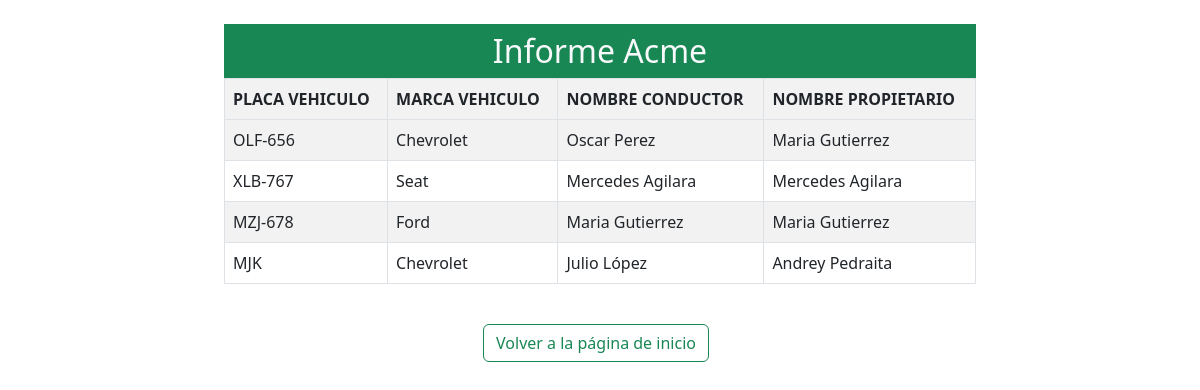
Page /view/informe/index.php on the committed database.
### tables this page shows
CREATE TABLE `vehiculo` (
  `vehi_id` int(11) NOT NULL AUTO_INCREMENT,
  `placa` varchar(20) NOT NULL,
  `color` varchar(30) NOT NULL,
  `marca` varchar(30) NOT NULL,
  `tive_id` int(11) NOT NULL,
  `pers_id_propietario` int(11) NOT NULL,
  `pers_id_conductor` int(11) NOT NULL,
  PRIMARY KEY (`vehi_id`),
  UNIQUE KEY `placa_UNIQUE` (`placa`),
  KEY `fk_vehiculo_tipo_vehiculo_idx` (`tive_id`),
  KEY `fk_vehiculo_persona_propietario_idx` (`pers_id_propietario`),
  KEY `fk_vehiculo_prsona_conductor_idx` (`pers_id_conductor`),
  CONSTRAINT `fk_vehiculo_persona_propietario` FOREIGN KEY (`pers_id_propietario`) REFERENCES `persona` (`pers_id`) ON DELETE NO ACTION ON UPDATE NO ACTION,
  CONSTRAINT `fk_vehiculo_prsona_conductor` FOREIGN KEY (`pers_id_conductor`) REFERENCES `persona` (`pers_id`) ON DELETE NO ACTION ON UPDATE NO ACTION,
  CONSTRAINT `fk_vehiculo_tipo_vehiculo` FOREIGN KEY (`tive_id`) REFERENCES `tipo_vehiculo` (`tive_id`) ON DELETE NO ACTION ON UPDATE NO ACTION
);

### view/informe/index.php (the view, shortened to what this page needs)
<?php
    include_once "../../model/conexion.php";
    $sentencia = $bd->query("SELECT placa, color, marca,
    CONCAT(conductor.primer_nombre, ' ', conductor.apellidos) as conductor,
    CONCAT(propietario.primer_nombre, ' ', propietario.apellidos) as propietario
    FROM vehiculo as vehi
    inner join persona as conductor on conductor.pers_id = vehi.pers_id_conductor
    inner join persona as propietario on propietario.pers_id = vehi.pers_id_propietario");
    $lista_informe = $sentencia->fetchAll(PDO::FETCH_OBJ);
?>
<!DOCTYPE html>
<html lang="en">
<head>
    <link href="https://cdn.jsdelivr.net/npm/bootstrap@5.2.0-beta1/dist/css/bootstrap.min.css" rel="stylesheet">
    <link rel="stylesheet" href="https://cdnjs.cloudflare.com/ajax/libs/font-awesome/6.1.1/css/all.min.css" />
</head>
<body>
    <div class="col-md-8 container p-4">
        <div class="row">
            <div class="col">
                <table class="table  table-bordered table-striped caption-top">
                    <thead class="table-dark">
                        <caption class="text-center bg-success text-light h2 m-0">Informe Acme</caption>
                        <tr>
                            <th scope="col">PLACA VEHICULO</th>
                            <th scope="col">MARCA VEHICULO</th>
                            <th scope="col">NOMBRE CONDUCTOR</th>
                            <th scope="col">NOMBRE PROPIETARIO</th>
                        </tr>
                    </thead>
                    <tbody>
                        <?php
                            foreach ($lista_informe as $info) {
                        ?>
                            <tr>
                            <td><?php echo $info->placa; ?></td>
                            <td><?php echo $info->marca; ?></td>
                            <td><?php echo $info->conductor; ?></td>
                            <td><?php echo $info->propietario; ?></td>
                            </tr>
                        <?php } ?>
                    </tbody>
                </table>
            </div>
        </div>
        <div class="row p-4">
            <div class="col-md-12 text-light text-center">
                <a href="../../index.html"><button class="btn btn-outline-success me-2" type="button">Volver a la página de inicio</button></a>
            </div>
        </div>
    </div>
</body>
</html>

### rows in the picture
vehiculo: placa "OLF-656", marca "Chevrolet", conductor "Oscar Perez", propietario "Maria Gutierrez"
vehiculo: placa "XLB-767", marca "Seat", conductor "Mercedes Agilara", propietario "Mercedes Agilara"
vehiculo: placa "MZJ-678", marca "Ford", conductor "Maria Gutierrez", propietario "Maria Gutierrez"
vehiculo: placa "MJK", marca "Chevrolet", conductor "Julio López", propietario "Andrey Pedraita"
